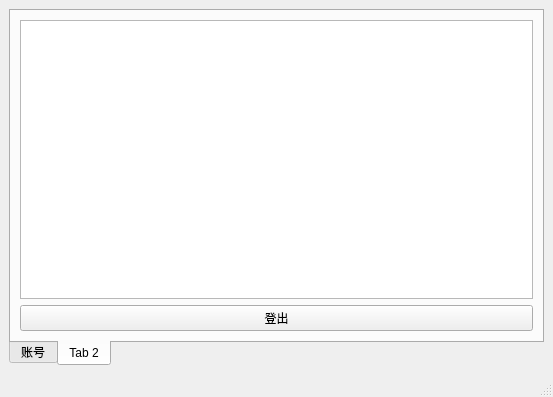
<?xml version="1.0" encoding="UTF-8"?>
<ui version="4.0">
 <class>MainWindow</class>
 <widget class="QMainWindow" name="MainWindow">
  <property name="geometry">
   <rect>
    <x>0</x>
    <y>0</y>
    <width>553</width>
    <height>397</height>
   </rect>
  </property>
  <property name="windowTitle">
   <string>MainWindow</string>
  </property>
  <widget class="QWidget" name="centralwidget">
   <layout class="QVBoxLayout" name="verticalLayout_2">
    <item>
     <widget class="QTabWidget" name="tabWidget">
      <property name="tabPosition">
       <enum>QTabWidget::South</enum>
      </property>
      <property name="currentIndex">
       <number>1</number>
      </property>
      <property name="tabBarAutoHide">
       <bool>false</bool>
      </property>
      <widget class="QWidget" name="tab1">
       <attribute name="title">
        <string>账号</string>
       </attribute>
       <layout class="QVBoxLayout" name="verticalLayout">
        <item>
         <layout class="QHBoxLayout" name="horizontalLayout_2">
          <item>
           <widget class="QLabel" name="label">
            <property name="text">
             <string>手机号</string>
            </property>
           </widget>
          </item>
          <item>
           <widget class="QLineEdit" name="phoneLe"/>
          </item>
         </layout>
        </item>
        <item>
         <layout class="QHBoxLayout" name="horizontalLayout_3">
          <item>
           <widget class="QLabel" name="label_2">
            <property name="text">
             <string>密码</string>
            </property>
           </widget>
          </item>
          <item>
           <widget class="QLineEdit" name="passwordLe"/>
          </item>
         </layout>
        </item>
        <item>
         <layout class="QHBoxLayout" name="horizontalLayout">
          <item>
           <widget class="QLabel" name="loginLabel">
            <property name="text">
             <string/>
            </property>
           </widget>
          </item>
          <item>
           <widget class="QPushButton" name="loginBtn">
            <property name="text">
             <string>登录</string>
            </property>
           </widget>
          </item>
         </layout>
        </item>
       </layout>
      </widget>
      <widget class="QWidget" name="tab_2">
       <attribute name="title">
        <string>Tab 2</string>
       </attribute>
       <layout class="QVBoxLayout" name="verticalLayout_3">
        <item>
         <widget class="QListWidget" name="courseLw"/>
        </item>
        <item>
         <widget class="QPushButton" name="logoutBtn">
          <property name="text">
           <string>登出</string>
          </property>
         </widget>
        </item>
       </layout>
      </widget>
     </widget>
    </item>
   </layout>
  </widget>
  <widget class="QMenuBar" name="menubar">
   <property name="geometry">
    <rect>
     <x>0</x>
     <y>0</y>
     <width>553</width>
     <height>21</height>
    </rect>
   </property>
  </widget>
  <widget class="QStatusBar" name="statusbar"/>
 </widget>
 <resources/>
 <connections/>
</ui>
